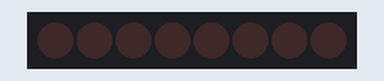
A sketch run on a simulated Arduino Uno, built with avr-gcc and run on an emulated ATmega328P. Parts: 8 shift-register outputs drawn as a row of LEDs (first output left, lit = HIGH). Wiring (inferred from the names in the program): shift register (74HC595): data pin 3; shift clock pin 15; latch pin 1. Wiring (inferred from the signals the program sends): row of LEDs: on Q0, Q1, Q2, Q3, Q4, Q5, Q6, Q7. Random numbers use the default seed unless the sketch sets one.

Above: at 0.02 s.
At 0.42 s:
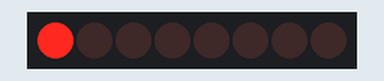
At 0.77 s:
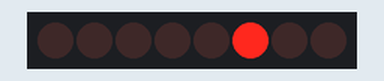
At 1.47 s:
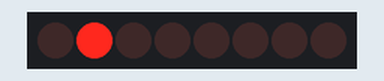
At 2.12 s:
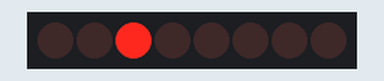
At 2.93 s:
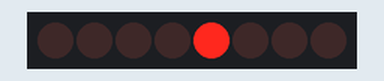
Timing chart, 0 to 3.2 s (numbered marks = the images above):
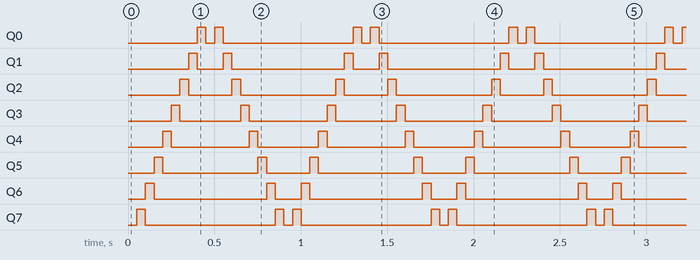

Measured:
- by itself, Q0: repeats every 0.90 s: LOW 0.05 s, HIGH 0.05 s, LOW 0.75 s, HIGH 0.05 s
- by itself, Q1: repeats every 0.90 s: LOW 0.15 s, HIGH 0.05 s, LOW 0.65 s, HIGH 0.05 s
- by itself, Q2: repeats every 0.90 s: LOW 0.25 s, HIGH 0.05 s, LOW 0.55 s, HIGH 0.05 s
- by itself, Q3: repeats every 0.90 s: LOW 0.35 s, HIGH 0.05 s, LOW 0.45 s, HIGH 0.05 s
- by itself, Q4: repeats every 0.90 s: LOW 0.45 s, HIGH 0.05 s, LOW 0.35 s, HIGH 0.05 s
- by itself, Q5: repeats every 0.90 s: LOW 0.55 s, HIGH 0.05 s, LOW 0.25 s, HIGH 0.05 s
- by itself, Q6: repeats every 0.90 s: LOW 0.65 s, HIGH 0.05 s, LOW 0.15 s, HIGH 0.05 s
- by itself, Q7: repeats every 0.90 s: LOW 0.75 s, HIGH 0.05 s, LOW 0.05 s, HIGH 0.05 s

The sketch:

contador.ino
```cpp
//https://gist.github.com/42Bots/54711c9536ef69afad7f3b9aacebb942 (modificado 08/12/2018)

//https://www.arduino.cc/reference/en/language/functions/advanced-io/shiftout/

#include <Arduino.h>

int latchPin = 1;  // pin TX on NodeMCU boards to 74HC595 pin 12
int clockPin = 15; // pin D8 on NodeMCU boards to 74HC595 pin 11
int dataPin = 3;   // pin RX on NodeMCU boards to 74HC595 pin 14

void setup (){
  //set pins to output so you can control the shift register
  pinMode(latchPin, OUTPUT);
  pinMode(clockPin, OUTPUT);
  pinMode(dataPin, OUTPUT);
}

void loop (){
  /*aleatoria: forma == a
  bits: forma == b
  contador binario: forma == c
  run == d //melhor exemplo :D
  */
  char forma = 'd';

  //forma aleatoria
  if(forma == 'a'){
    int r = int(map(random(0, 255), 0, 255, 0, 255));
    r = constrain(r, 0, 255);

    digitalWrite(latchPin, LOW);
    shiftOut(dataPin, clockPin, MSBFIRST, r);
    digitalWrite(latchPin, HIGH);
    delay(200);
  }

  //forma de bits
  else if(forma == 'b'){
    digitalWrite(latchPin, LOW);
    //LSBFIRST ou MSBFIRST
    shiftOut(dataPin, clockPin, LSBFIRST, B10101010);
    digitalWrite(latchPin, HIGH);
    delay(500);

    digitalWrite(latchPin, LOW);
    shiftOut(dataPin, clockPin, LSBFIRST, B11111111);
    digitalWrite(latchPin, HIGH);
    delay(500);

    digitalWrite(latchPin, LOW);
    shiftOut(dataPin, clockPin, LSBFIRST, B00000000);
    digitalWrite(latchPin, HIGH);
    delay(500);
  }


  //contador binario
  else if(forma == 'c'){
    for (int i = 0; i <= 255; i++) {
      digitalWrite(latchPin, LOW);
      // shift out the bits:
      shiftOut(dataPin, clockPin, MSBFIRST, i);
      //take the latch pin high so the LEDs will light up:
      digitalWrite(latchPin, HIGH);
      // pause before next value:
      delay(500);
    }
  }

  //run
  else if(forma == 'd'){
    int vetplus [] = {B00000000,
                      B00000001,
                      B00000010,
                      B00000100,
                      B00001000,
                      B00010000,
                      B00100000,
                      B01000000,
                      B10000000};

    int vetless [] = {B00000000,
                      B10000000,
                      B01000000,
                      B00100000,
                      B00010000,
                      B00001000,
                      B00000100,
                      B00000010,
                      B00000001};

    for(int i = 0; i < 9; i++){
      digitalWrite(latchPin, LOW);
      shiftOut(dataPin, clockPin, LSBFIRST, vetplus[i]);
      digitalWrite(latchPin, HIGH);
      delay(50);
    }

    for(int i = 0; i < 9; i++){
      digitalWrite(latchPin, LOW);
      shiftOut(dataPin, clockPin, LSBFIRST, vetless[i]);
      digitalWrite(latchPin, HIGH);
      delay(50);
    }
  }
}
```
